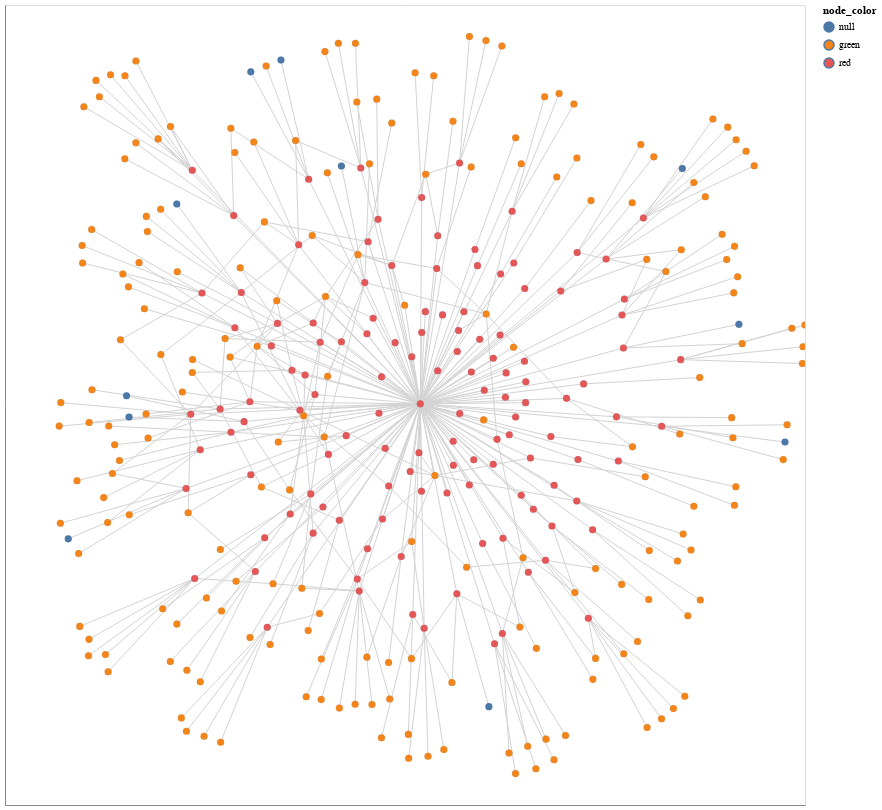

The notebook cell saved with this chart:
### Code cell
# Generate a graph from the co-authors and their affiliations
G = nx.Graph()

for index, row in rf.iterrows():
    G.add_node(row['orcid'], name=row['full_name'], node_color='red')

for index, row in of2.iterrows():
    G.add_node(row['wikidata'], name=row['name'], node_color='green')

# Convert from and to for researcher relationships into ORCID IDs (to map the node labels)
def force_pid(n):
    n['from'] = n['from'].split('/')[-1]
    n['to'] = n['to'].split('/')[-1]
    return n

json = map(force_pid, r.json()[0]['relationships']['researcher-researcher'])
ef = pd.DataFrame(json, columns=['from', 'to'])

json = map(force_pid, r.json()[0]['relationships']['researcher-organisation'])
eo = pd.DataFrame(json, columns=['from', 'to'])

G.add_edges_from(ef.to_numpy())
G.add_edges_from(eo.to_numpy())
    
# Compute positions for viz.
pos = nx.spring_layout(G)

options = {
    "font_size": 12,
    "node_size": 50,
    "edge_color": "lightgray",
    "linewidths": 0.1,
    "width": 1
}

# Show information about the graph
print(nx.info(G))
print("Network density:", nx.density(G))

# export graph to a gephi file
nx.write_gexf(G, "affiliationss.gexf")

# Draw the graph using altair
viz = nxa.draw_networkx(G, pos=pos, node_tooltip='name', node_color='node_color', **options).properties(width=800, height=800)
viz.interactive()

### Figure 1 — Vega-Lite specification as saved in the notebook (floating-point values rounded to 4 significant figures; data arrays with more than 128 entries replaced by an {"elided": "..."} marker saying what was removed)
{"config": {"view": {"continuousWidth": 400, "continuousHeight": 300}}, "layer": [{"data": {"name": "data-d3be781b9413fdc8a1bccf19308c0925"}, "mark": {"type": "line", "color": "lightgray", "opacity": 1, "strokeWidth": 1}, "encoding": {"detail": {"type": "quantitative", "field": "edge"}, "x": {"type": "quantitative", "axis": {"grid": false, "labels": false, "ticks": false, "title": ""}, "field": "x"}, "y": {"type": "quantitative", "axis": {"grid": false, "labels": false, "ticks": false, "title": ""}, "field": "y"}}, "selection": {"selector017": {"type": "interval", "bind": "scales", "encodings": ["x", "y"]}}}, {"data": {"name": "data-223dcf84196b219a4013a259ad446954"}, "mark": {"type": "point", "opacity": 1, "size": 50, "strokeWidth": 0.1}, "encoding": {"fill": {"type": "nominal", "field": "node_color"}, "tooltip": {"type": "nominal", "field": "name"}, "x": {"type": "quantitative", "axis": {"grid": false, "labels": false, "ticks": false}, "field": "x"}, "y": {"type": "quantitative", "axis": {"grid": false, "labels": false, "ticks": false}, "field": "y"}}}], "height": 800, "width": 800, "$schema": "https://vega.github.io/schema/vega-lite/v4.8.1.json", "datasets": {"data-d3be781b9413fdc8a1bccf19308c0925": {"elided": "834 records"}, "data-223dcf84196b219a4013a259ad446954": {"elided": "333 records"}}}
